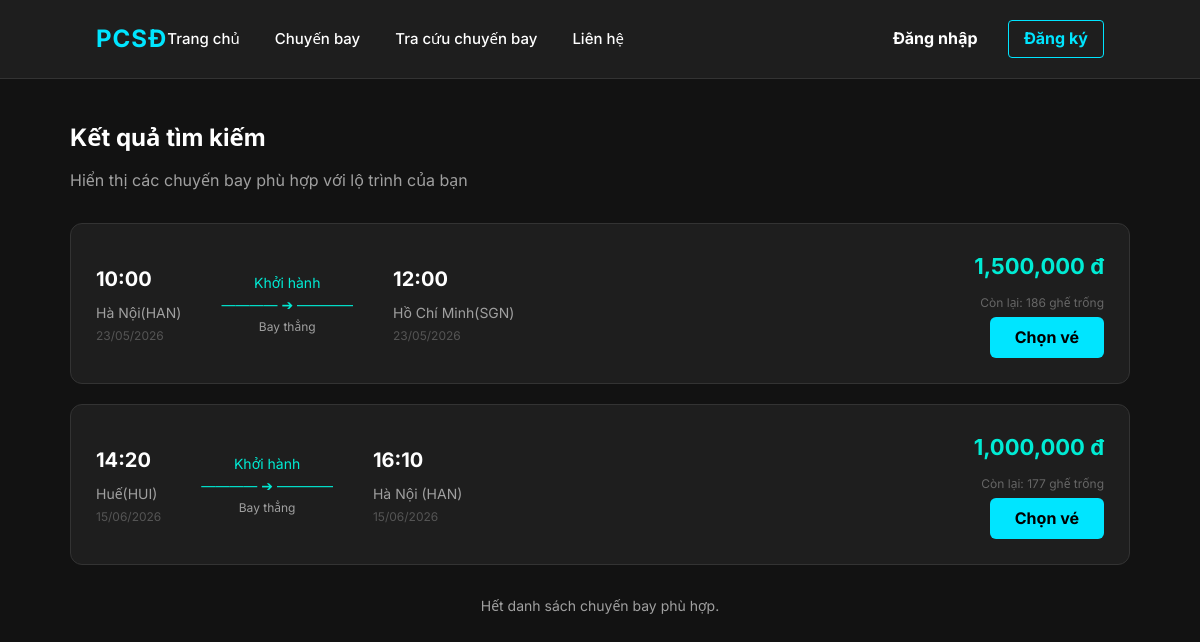
Before: /search with the older database file.
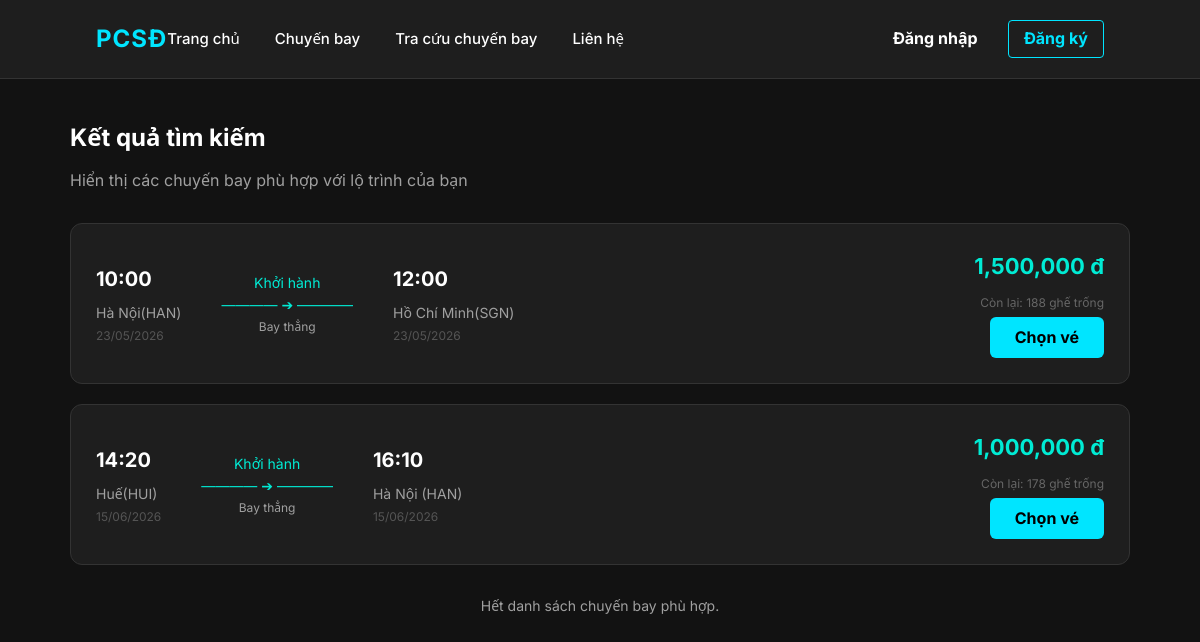
After: the same page with the newer database file.
### app.py (models this page shows)
class ChuyenBay(db.Model):
    maChuyenBay = db.Column(db.String(20), primary_key=True)
    maMayBay = db.Column(db.String(20), db.ForeignKey('may_bay.maMayBay'), nullable=False)
    sanBayDi = db.Column(db.String(50), nullable=False)
    sanBayDen = db.Column(db.String(50), nullable=False)
    ngayGioDi = db.Column(db.DateTime, nullable=False)
    ngayGioDen = db.Column(db.DateTime, nullable=False)
    giaVe = db.Column(db.Float, nullable=False)
    soGheTrong = db.Column(db.Integer, nullable=False)
    may_bay = db.relationship('MayBay', backref=db.backref('chuyen_bay', lazy=True))

### app.py (the view)
@app.route('/search', methods=['GET'])
def web_search():
    san_bay_di = request.args.get('sanBayDi')
    san_bay_den = request.args.get('sanBayDen')
    ngay_gio_di = request.args.get('ngayGioDi')
    query = ChuyenBay.query
    if san_bay_di: query = query.filter(ChuyenBay.sanBayDi.like(f"%{san_bay_di}%"))
    if san_bay_den: query = query.filter(ChuyenBay.sanBayDen.like(f"%{san_bay_den}%"))
    chuyen_bays = query.all()
    ket_qua_loc = []
    for cb in chuyen_bays:
        if ngay_gio_di and cb.ngayGioDi.strftime('%Y-%m-%d') != ngay_gio_di: continue
        ket_qua_loc.append(cb)
    return render_template('search_results.html', chuyen_bays=ket_qua_loc)

### templates/search_results.html (shortened to what this page needs)
{% extends 'base.html' %}
{% block content %}
<div style="max-width: 1100px; margin: 40px auto; padding: 0 20px">
    <h2 style="font-size: 24px; margin-bottom: 10px; color: #fff;">Kết quả tìm kiếm</h2>
    <p style="color: var(--text-sub, #aaa); margin-bottom: 30px;">
        Hiển thị các chuyến bay phù hợp với lộ trình của bạn
    </p>
    {% for cb in chuyen_bays %}
    <div style="background-color: var(--bg-card, #1a1a1a); border: 1px solid var(--border-color, #2a2a2a); border-radius: 12px; padding: 25px; display: flex; justify-content: space-between; align-items: center; margin-bottom: 20px;">
        <div style="display: flex; gap: 40px; align-items: center;">
            <div>
                <h3 style="font-size: 20px; color: var(--text-main, #fff); margin: 0 0 5px 0;">{{ cb.ngayGioDi.strftime('%H:%M') }}</h3>
                <span style="color: var(--text-sub, #aaa); font-size: 14px;">{{ cb.sanBayDi }}</span>
                <div style="color: #555; font-size: 12px;">{{ cb.ngayGioDi.strftime('%d/%m/%Y') }}</div>
            </div>
            <div style="color: var(--accent-color, #00e5ff); font-size: 14px; text-align: center;">
                <div>Khởi hành</div>
                <div>———— ➔ ————</div>
                <div style="color: var(--text-sub, #aaa); font-size: 12px;">Bay thẳng</div>
            </div>
            <div>
                <h3 style="font-size: 20px; color: var(--text-main, #fff); margin: 0 0 5px 0;">{{ cb.ngayGioDen.strftime('%H:%M') }}</h3>
                <span style="color: var(--text-sub, #aaa); font-size: 14px;">{{ cb.sanBayDen }}</span>
                <div style="color: #555; font-size: 12px;">{{ cb.ngayGioDen.strftime('%d/%m/%Y') }}</div>
            </div>
        </div>
        <div style="text-align: right;">
            <div style="color: var(--accent-color, #ff4d4d); font-size: 22px; font-weight: 700; margin-bottom: 8px;">
                {{ "{:,.0f}".format(cb.giaVe) }} đ
            </div>
            <p style="color: #666; margin: 0 0 5px 0; font-size: 12px;">Còn lại: {{ cb.soGheTrong }} ghế trống</p>
            <a href="{% if session.get('user_id') %}/dat-ve?id={{ cb.maChuyenBay }}{% else %}/login{% endif %}" class="btn-register" style="padding: 8px 25px; text-decoration: none; display: inline-block; background-color: #00e5ff; color: #000; font-weight: bold; border-radius: 6px;">Chọn vé</a>
        </div>
    </div>
    {% endfor %}
    <p style="text-align: center; color: var(--text-sub, #555); margin-top: 30px; font-size: 14px;">
        Hết danh sách chuyến bay phù hợp.
    </p>
</div>
{% endblock %}

Changed rows visible on the page:
changed ChuyenBay "Hà Nội(HAN)": soGheTrong "186" → "188"
changed ChuyenBay "Huế(HUI)": soGheTrong "177" → "178"
